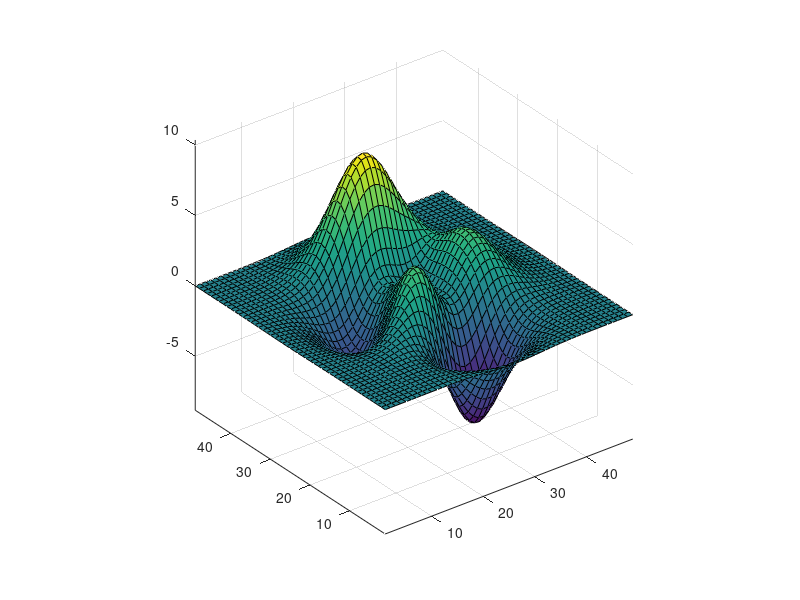

This chart was generated by the following MATLAB code:
%% Rotate Camera About View Axis
% Rotate the camera around the viewing axis. 

surf(peaks)
axis vis3d
for i = 1:36
	camroll(10)
	drawnow
end

%% 
% Copyright 2012 The MathWorks, Inc.